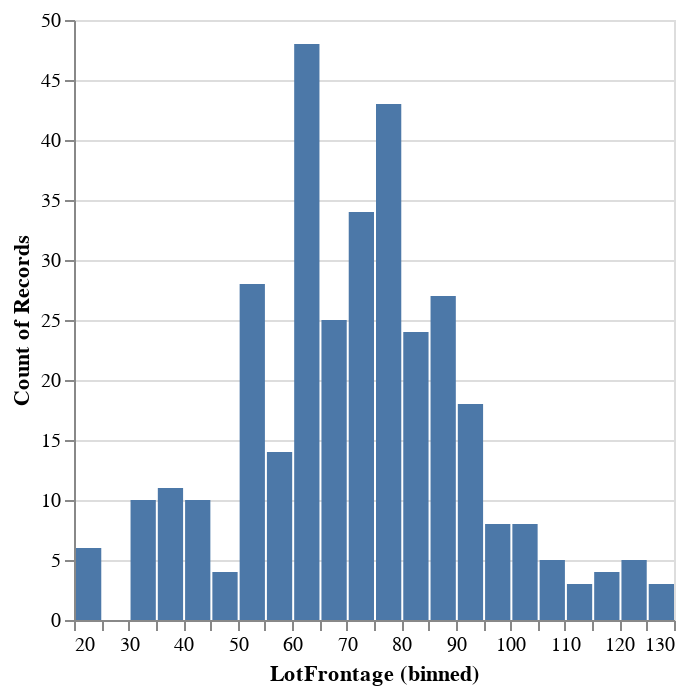

This figure's notebook cell:
### Code cell
import altair as alt 
alt.Chart(X_train_copy).mark_bar().encode(
    x = alt.X("LotFrontage", bin = alt.Bin(maxbins=40)) ,
    y = "count()"
)

### Figure 1 — Vega-Lite specification as saved in the notebook (floating-point values rounded to 4 significant figures; data arrays with more than 128 entries replaced by an {"elided": "..."} marker saying what was removed)
{"config": {"view": {"continuousWidth": 300, "continuousHeight": 300}}, "data": {"name": "data-8bc8bc48e8d842e509212b67ee2248bc"}, "mark": {"type": "bar"}, "encoding": {"x": {"bin": {"maxbins": 40}, "field": "LotFrontage", "type": "quantitative"}, "y": {"aggregate": "count", "type": "quantitative"}}, "$schema": "https://vega.github.io/schema/vega-lite/v5.15.1.json", "datasets": {"data-8bc8bc48e8d842e509212b67ee2248bc": {"elided": "434 records"}}}
